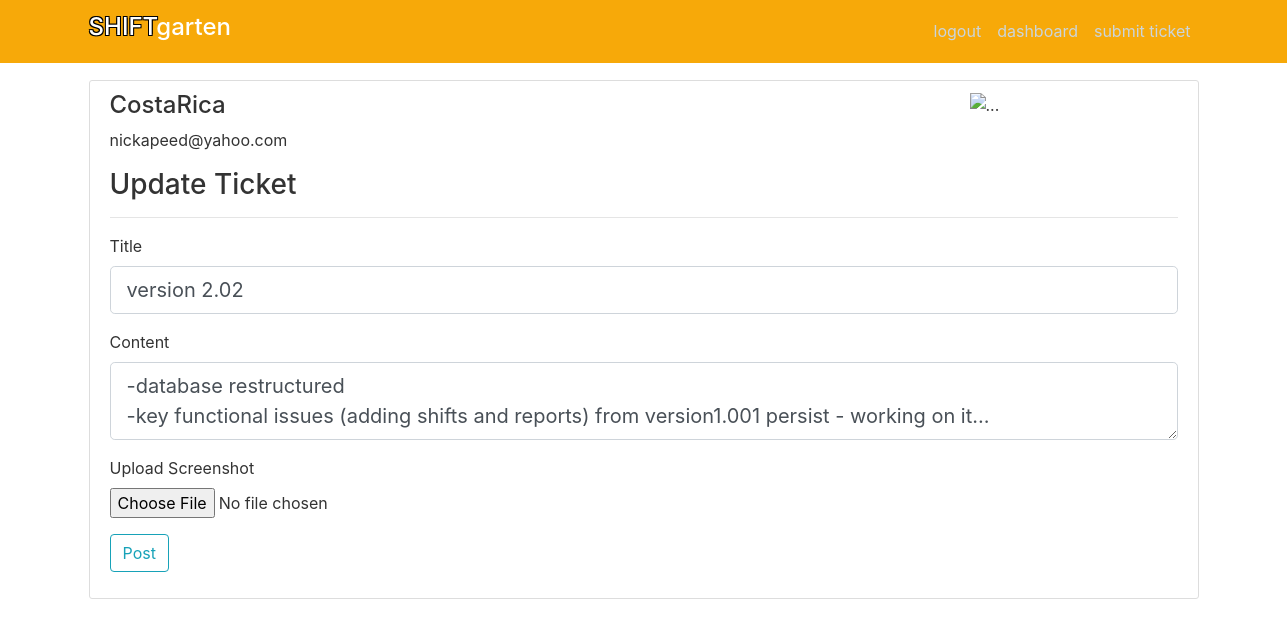
The app's page /post/2/update (signed in) with its own data.
### dmrApp/models.py (models this page shows, shortened)
class User(db.Model, UserMixin):
    id = db.Column(db.Integer, primary_key=True)
    username=db.Column(db.String(50), unique=True, nullable=False)
    email = db.Column(db.String(150), unique=True, nullable=False)
    image_file = db.Column(db.String(100),nullable=False, default='default.jpg')
    password = db.Column(db.String(100), nullable=False)
    timeStamp = db.Column(db.DateTime, default=datetime.now)
    permission = db.Column(db.Text)
    theme = db.Column(db.Text)
    posts = db.relationship('Post', backref='author', lazy=True)
    dmrsEntry = db.relationship('Dmrs', backref='dmrUser', lazy=True)
    shiftsEntry = db.relationship('Shifts', backref='dmrShiftUser', lazy=True)
    employeeId = db.relationship('Employees', backref='employeeUser', lazy=True)

class Post(db.Model):
    id = db.Column(db.Integer, primary_key=True)
    title= db.Column(db.String(100), nullable=False)
    date_posted = db.Column(db.DateTime, nullable=False, default=datetime.utcnow)
    content = db.Column(db.Text)
    screenshot = db.Column(db.String(100))
    user_id = db.Column(db.Integer, db.ForeignKey('user.id'), nullable=False)

### dmrApp/posts/routes.py (the view)
@posts.route('/post/<post_id>/update', methods = ["GET", "POST"])
@login_required
def update_post(post_id):
    post = Post.query.get_or_404(post_id)
    if post.author != current_user:
        abort(403)
    form = PostForm()
    if form.validate_on_submit():
        post.title = form.title.data
        post.content = form.content.data
        db.session.commit()
        flash('Your post has been updated!', 'success')
        return redirect(url_for('posts.post', post_id=post.id))
    elif request.method == 'GET':
        form.title.data = post.title
        form.content.data = post.content
    return render_template('create_post.html', title='Update Ticket',
                           form=form, legend='Update Ticket')

### dmrApp/posts/forms.py
class PostForm(FlaskForm):
    title = StringField('Title',validators=[DataRequired()])
    content = TextAreaField('Content',validators=[DataRequired()], render_kw={'placeholder':placeholderMessage})
    picture = FileField('Upload Screenshot', validators = [FileAllowed(['jpg','png'])])
    submit = SubmitField('Post')

### dmrApp/models.py (called while the page is built)
@login_manager.user_loader
def load_user(user_id):
    return User.query.get(int(user_id))

### dmrApp/templates/create_post.html (shortened to what this page needs)
{% extends 'layout.html' %}
{% block content %}
<form method="POST" action="" enctype="multipart/form-data">
	<fieldset class="form-group">
		<div class="form-group">
			{{ form.title.label(class="form-control-label") }}
			{% if form.title.errors %}
				{{ form.username(class="form-control form-control-lg is-invalid") }}
				<div class="invalid-feedback">
					{% for error in form.title.errors %}
						<span>{{ error }}</span>
					{% endfor %}
				</div>
			{% else %}
				{{ form.title(class="form-control form-control-lg") }}
			{% endif %}
		</div>
		<div class="form-group">
			{{ form.content.label(class="form-control-label") }}
			{% if form.content.errors %}
				{{ form.content(class="form-control form-control-lg is-invalid") }}
				<div class="invalid-feedback">
					{% for error in form.content.errors %}
						<span>{{ error }}</span>
					{% endfor %}
				</div>
			{% else %}
				{{ form.content(class="form-control form-control-lg") }}
			{% endif %}
		</div>
		{{ form.picture.label() }}
		{{ form.picture(class="form-control-file") }}
	</fieldset>
	<div class="form-group">
		{{ form.submit(class="btn btn-outline-info") }}
	</div>
</form>
{% endblock %}

### dmrApp/templates/layout.html (shortened to what this page needs)
<!DOCTYPE html>
<html>
<head>
    <link rel="stylesheet" href="https://maxcdn.bootstrapcdn.com/bootstrap/4.0.0/css/bootstrap.min.css">
	{% if darkMode %}
    <link rel="stylesheet" type="text/css" href="{{ url_for('static', filename='mainDark.css') }}">
	{% else %}
	<link rel="stylesheet" type="text/css" href="{{ url_for('static', filename='main.css') }}">
	{% endif %}
</head>
<body class="siteBgColor">
    <header class="site-header">
      <nav class="navbar navbar-custom navbar-expand-md navbar-dark bg-steel fixed-top">
        <div class="container">
          <a class="navbar-brand mr-4" href="/"><h4><span class="strokeme">SHIFT</span>garten</h4></a>
          <div class="collapse navbar-collapse" id="navbarToggle">
            <div class="navbar-nav">
                {% if current_user.is_authenticated %}
                    <a class="nav-item nav-link" href="{{ url_for('users.logout') }}">logout</a>
                    <a class="nav-item nav-link" href="{{ url_for('dmr.dashboard') }}">dashboard</a>
					<a class="nav-item nav-link" href="{{ url_for('posts.new_post') }}">submit ticket</a>
                {% else %}
                  <a class="nav-item nav-link" href="{{ url_for('users.login') }}">login</a>
                  <a class="nav-item nav-link" href="{{ url_for('users.register') }}">register</a>
                {% endif %}
            </div>
          </div>
        </div>
      </nav>
    </header>
        <main role="main" class="container siteBgColor">
      <div class="row siteBgColor">
        <div class="col-md-12">
		  <div class="content-section siteBgColor">
			<div class="row siteBgColor">
			{% if current_user.is_authenticated %}
				<div class="col-3"><h4>{{ current_user.username }}</h4>
					<p>{{ current_user.email }}</p></div>
			{% endif %}
				<div class="col-5"></div>
				<div class="col-4" id="logoAlignRight"><img src="\static\profile_pics\cbc.logo.jpg" alt="..."></div>
			</div>
		      <h3 class="siteBgColor">{{ legend }}</h3>
			<hr>
          {% block content %}{% endblock %}
		  </div>
        </div>
      </div>
    </main>
</body>
</html>

### dmrApp/static/main.css (style rules this page uses)
body { color: #333333; margin-top: 5rem; }
.bg-steel { background-color: rgb(247, 169, 9); }
.site-header .navbar-nav .nav-link { color: #cbd5db; }
.content-section { background: #ffffff; padding: 10px 20px; border: 1px solid #dddddd; border-radius: 3px; margin-bottom: 20px; }
.strokeme { color: white; text-shadow: -1px -1px 0 #000, 1px -1px 0 #000, -1px 1px 0 #000, 1px 1px 0 #000; }
#logoAlignRight { position: relative; left: 8em; }

### records on screen
User: username "CostaRica", email "nickapeed@yahoo.com"
Post: title "version 2.02", content "-database restructured -key functional issues (adding shifts and reports) from version1.001 persist - working on it..."

### other values on screen
{{ legend }} "Update Ticket"
